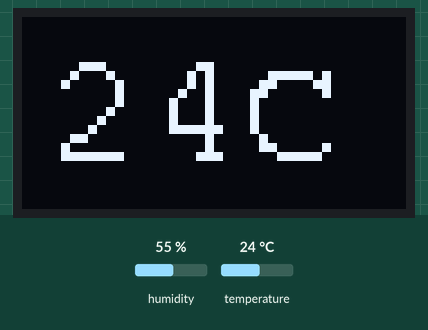
The sketch below on a simulated ESP8266 (NodeMCU). Parts: 128×64 one-colour display. Inputs (shaded band) come from the test bench; at power-on: humidity 55 %, temperature 24 °C. What the sketch prints to the serial monitor is not drawn.

Above: at 7.3 s.
7.4 s: humidity set to 22 %
At 14.0 s:
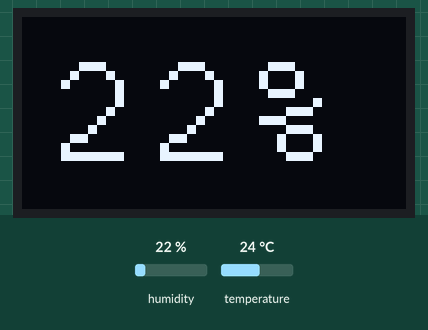
22.4 s: temperature set to 12 °C
At 34.6 s:
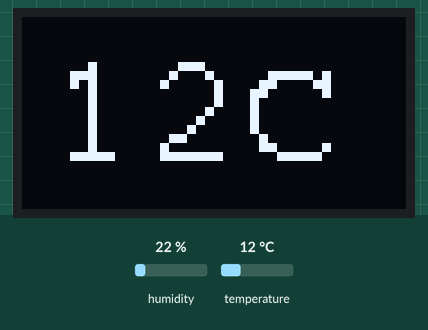
37.4 s: humidity set to 40 %
At 40.7 s:
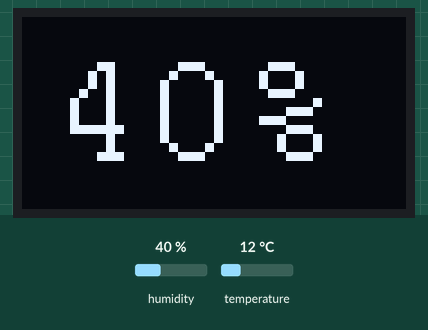
52.4 s: temperature set to 19 °C
At 61.3 s:
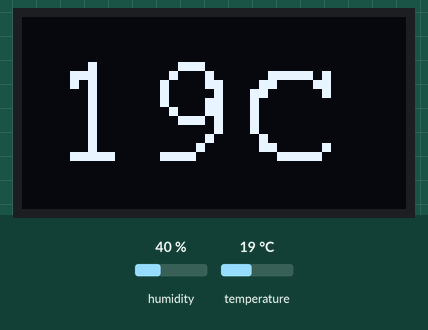
Timing chart, 0 to 62.8 s (numbered marks = the images above; inputs shaded):
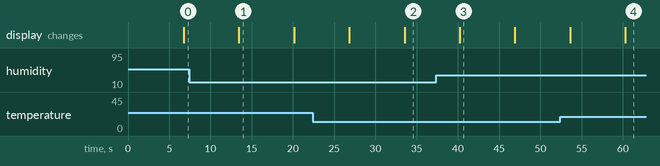

Measured:
- after the input at 7.4 s, the display: changes after 6.0 s (image 1)
- after the input at 22.4 s, the display: first differs from a run without the input after 11.1 s (image 2)
- after the input at 37.4 s, the display: changes after 2.8 s (image 3)
- after the input at 52.4 s, the display: first differs from a run without the input after 7.9 s (image 4)
- what the display in image 1 shows lasts 6.7 s, from 13.4 s to 20.1 s

The sketch:

WetherStation.ino
```cpp
/*
 Name:		WetherStation.ino
 Created:	3/29/2020 9:16:50 PM
 Author:	raynor
*/

// the setup function runs once when you press reset or power the board
#include <Adafruit_Sensor.h>
#include <DHT_U.h>
#include <DHT.h>

#define DHTPIN   D3     // Pin which is connected to the DHT sensor.
#define DHTTYPE  DHT22 // DHT 22
DHT_Unified dht(DHTPIN, DHTTYPE);
uint32_t delayMS;

#include <SPI.h>
#include <Wire.h>
/// OLED define
#include <Adafruit_GFX.h>  // Include core graphics library for the display
#include <Adafruit_SSD1306.h>  // Include Adafruit_SSD1306 library to drive the display
//Adafruit_SSD1306 display;  // Create display
#include <Fonts/FreeMonoBold12pt7b.h>  // Add a custom font
#include <Fonts/FreeMono9pt7b.h>  // Add a custom font
////NodeMCU OLED Wiring
//OLED VCC   NodeMCU 3.3V
//OLED GND   NodeMCU GND
//OLED SCL   NodeMCU D1
//OLED SDA   NodeMCU D2

#define OLED_RESET 13//LED_BUILTIN  //4
Adafruit_SSD1306 display(OLED_RESET);
//Adafruit_SSD1306 display;

#if (SSD1306_LCDHEIGHT != 64) // To check that OLED display meets the resolution
#error(F("Height incorrect, please fix Adafruit_SSD1306.h!"));
#endif

void setup() {
    Serial.begin(9600);
    dhtSetup();
    setup_OLED();
}

// the loop function runs over and over again until power down or reset
void loop() {
    //float mq2 = read_MQ2();
    //float temp = read_DHT_temp();
    int temp = read_DHT_temp();
    sendDataToOLED(temp, F("C"));
    //OLED_Text(temp, humd);
    //sendToOLED_both(temp, humd);

    int humd = read_DHT_humd();
    sendDataToOLED(humd, F("%"));
}

void dhtSetup() {
    // Initialize device.
    //Serial.println("-- DHT Setup ---");
    dht.begin();
    sensor_t sensor;
    dht.temperature().getSensor(&sensor);
    dht.humidity().getSensor(&sensor);
    delayMS = sensor.min_delay / 300;
}

//float read_DHT_temp() {
int read_DHT_temp() {
    // Delay between measurements.
    delay(delayMS);
    // Get temperature event and print its value.
    sensors_event_t event;
    dht.temperature().getEvent(&event);
    if (isnan(event.temperature)) {
        Serial.println(F("Error reading temperature!"));
        return 0.0;
    }
    else {
        //float tempr = event.temperature;
        int tempr = (int)event.temperature;
        Serial.print(F("Temp: ")); Serial.print(tempr, 1); Serial.print(F(" *C; "));
        return tempr;
    }
}

int read_DHT_humd() {
    // Delay between measurements.
    delay(delayMS);
    // Get temperature event and print its value.
    sensors_event_t event;
    // Get humidity event and print its value.
    dht.humidity().getEvent(&event);
    if (isnan(event.relative_humidity)) {
        Serial.println(F("Error reading humidity!"));
        return 0;
    }
    else {
        int humdt = (int)event.relative_humidity;
        Serial.print(F("Humidity: ")); Serial.print(humdt, 1); Serial.print(F(" %"));
        return humdt;
    }
}

void setup_OLED() {
    display.begin(SSD1306_SWITCHCAPVCC, 0x3C);
    // Clear the display so we can refresh
    display.clearDisplay();
    display.display();
    display.setRotation(0);
    display.setFont(&FreeMono9pt7b);
    display.setTextSize(3); // Set text size. We are using a custom font so you should always use the text size of 0
    display.setTextColor(WHITE);
}

void sendDataToOLED(int data, String str) {

    display.clearDisplay();
    // Print text:
    display.setCursor(7, 45);  // (x,y)
    display.print(data, 1);  // Text or value to print
    display.println(str);

    //Serial.print(F("OLED: ")); Serial.print(data, 1); Serial.println(str);
    display.display();
}

void sendToOLED_both(float tempr, int hmd) {

    display.begin(SSD1306_SWITCHCAPVCC, 0x3C);
    // Clear the display so we can refresh
    display.clearDisplay();
    display.display();
    display.setTextColor(WHITE);

    display.setTextSize(2);
    display.setRotation(0);
    display.setFont(&FreeMonoBold12pt7b);
    display.setTextSize(1); // Set text size. We are using a custom font so you should always use the text size of 0
    // Print text:
    display.setCursor(0, 22);  // (x,y)

    display.print("  T ");  // Text or value to print
    display.print(tempr, 0);  // Text or value to print
    display.println(F(" C"));
    //display.println();
    display.print(F(" RH "));  // Text or value to print
    display.print(hmd, 1);  // Text or value to print
    display.println(F(" %"));

    display.display();
}
```
